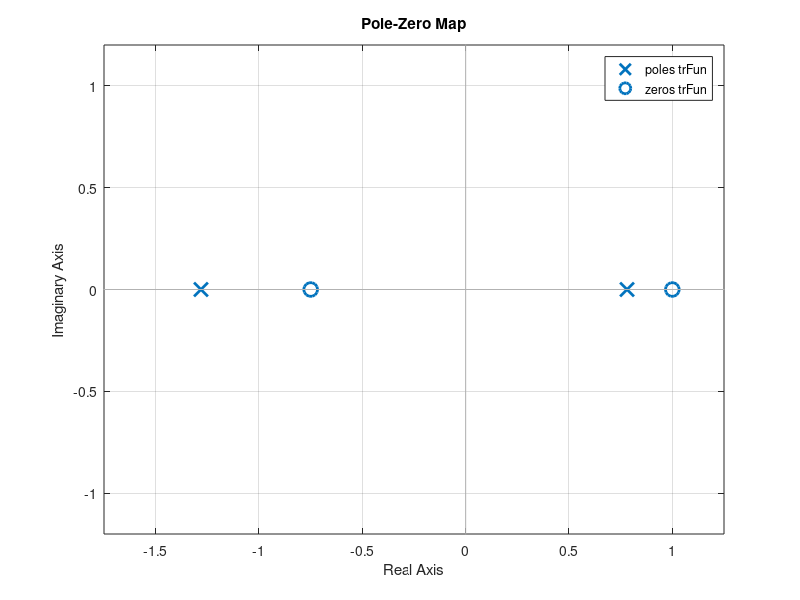

MATLAB code for this plot:
C1 = [4, -1, -3]; %co-efficient of 4x^2 - x - 3
C2 = [2, 1, -2]; %co-efficient of 2x^2 + x - 2
trFun = tf(C1, C2);
pzmap(trFun)